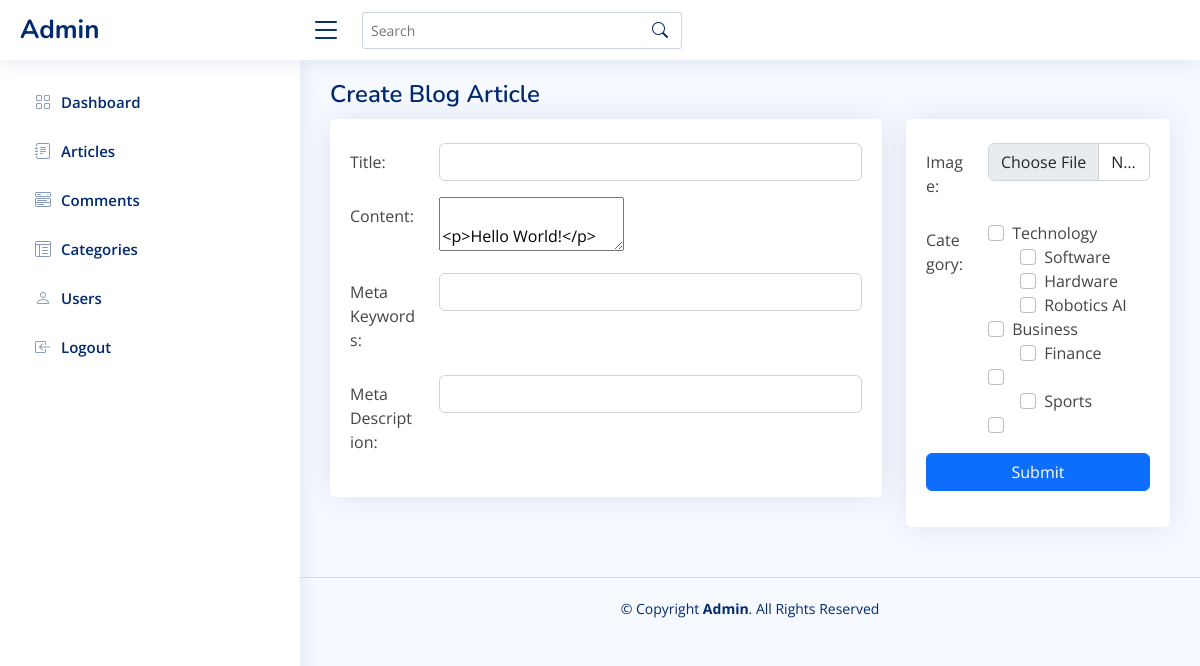
The app's page /admin/editArticle.php (signed in) with its own data.
### tables this page shows
CREATE TABLE `categories` (
  `id` int(11) NOT NULL,
  `name` varchar(255) NOT NULL,
  `slug` varchar(255) NOT NULL,
  `parent_id` varchar(50) DEFAULT NULL,
  `date_created` datetime DEFAULT CURRENT_TIMESTAMP
);

### admin/includes/classes/dataAccessObject.php (called while the page is built, shortened)
<?php
class DataAccessObject {
    private $conn;
    public function __construct() {
        $this->conn = new mysqli('localhost', 'newsbloguser', 'newsbloguser', 'newsblog');
    }
    public function getAllRecords($table)
    {
        $sql = "SELECT * FROM $table";
        $result = $this->conn->query($sql);
        if ($result->num_rows > 0) {
            $data = array();
            while ($row = $result->fetch_assoc()) {
                $data[] = $row;
            }
            return $data;
        } else {
            return null;
        }
    }
}

### admin/includes/functions.php (the view)
<?php
function getCategoriesHtml($categories, $articleId = null)
{
    $categoryTree = array();
    foreach ($categories as $category) {
        if ($category['parent_id'] === null) {
            $categoryTree[$category['id']] = $category;
        } else {
            $categoryTree[$category['parent_id']]['children'][$category['id']] = $category;
        }
    }
    return createCheckboxTree($categoryTree);
}
function createCheckboxTree($categories, $parent_id = null, $activeCategories = null ) {
    $html = '';
    foreach ($categories as $category) {
        if ($category['parent_id'] == $parent_id) {
            $html .= '<li class="list-item"><label>';
            $html .= '<input class="form-check-input me-1" type="checkbox" name="categories[]" value="' . $category['id'] . '"> ' . $category['name'];
            if (isset($category['children'])) {
                $html .= '<ul>' . createCheckboxTree($category['children'], $category['id']) . '</ul>';
            }
            $html .= '</label></li>';
        }
    }
    return $html;
}

### admin/assets/css/style.css (style rules this page uses)
:root { scroll-behavior: smooth; }
body { font-family: "Open Sans", sans-serif; background: #f6f9ff; color: #444444; }
ul { list-style: none; }

### records on screen
categories: name "Technology"
categories: name "Software"
categories: name "Hardware"
categories: name "Robotics AI"
categories: name "Business"
categories: name "Finance"
categories: name "Sports"
